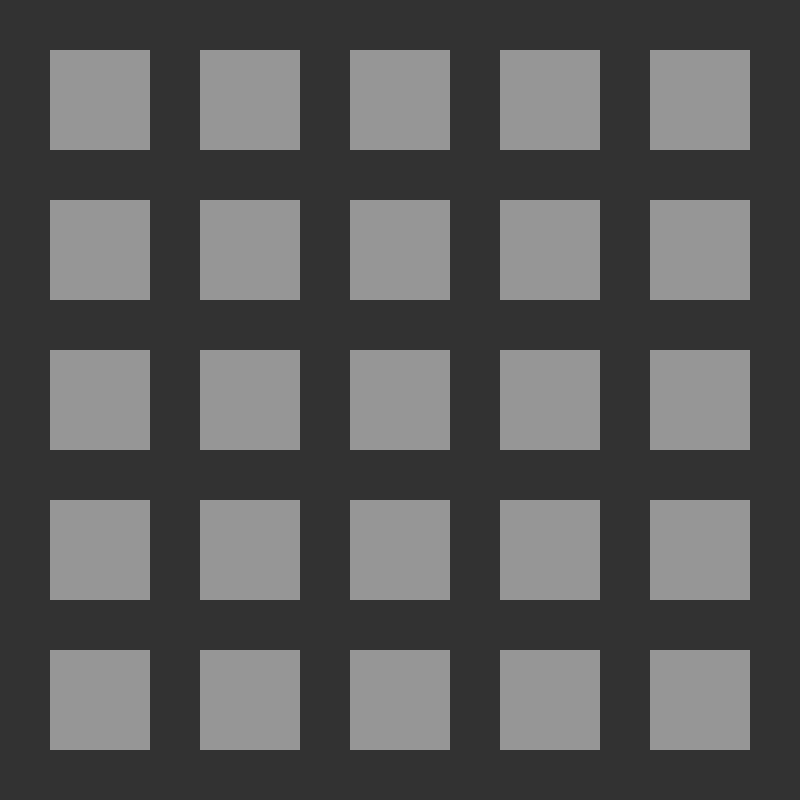
Frame 1 (no input)
Frame 60 (the mouse pressed at the canvas centre just before this capture): identical to frame 1, image omitted
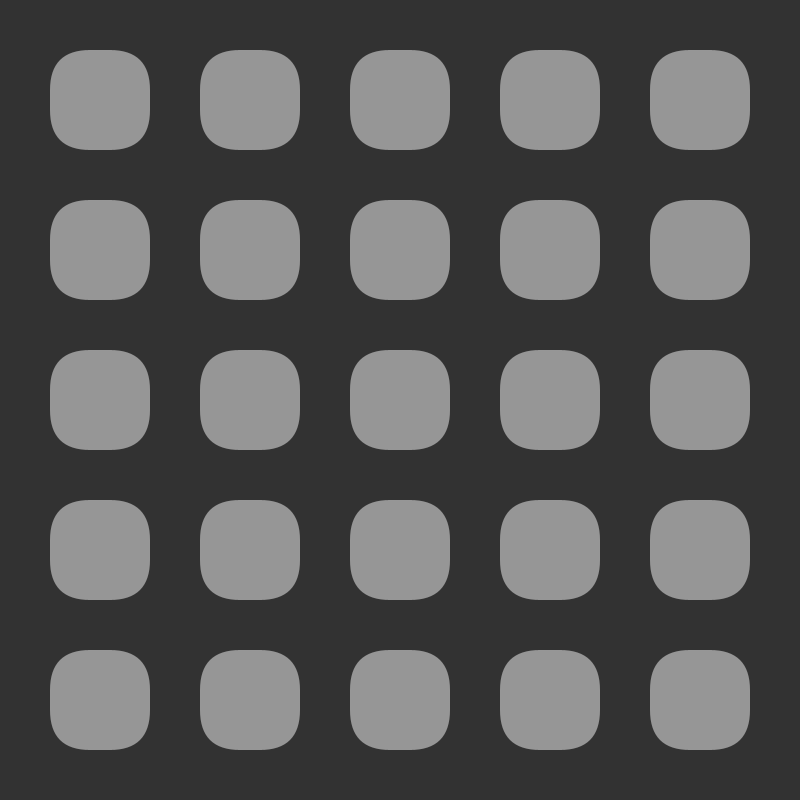
Frame 120 (the mouse held since frame 60 and released just before this capture)

The Processing sketch that drew these frames (run headless with seeded random() and noise(); from frame 60 on, the mouse is pressed at the canvas centre):

// Processing sketch: roundedRectSnippet
// ── roundedRectSnippet.pde

int margin = 50;
int rectSize = 100;
int rectCount = 5;

void setup() {
  size(800, 800);
}

void draw() {
  background(50);
  float cornerRadius = mouseX/10.0;
  println(cornerRadius);
  for (int i=0; i<rectCount; i++) {
    for (int n=0; n<rectCount; n++) {
      noStroke();
      fill(150);
      rect(n*rectSize+(n+1)*margin, i*rectSize+(i+1)*margin, rectSize, rectSize, cornerRadius);
    }
  }
}
